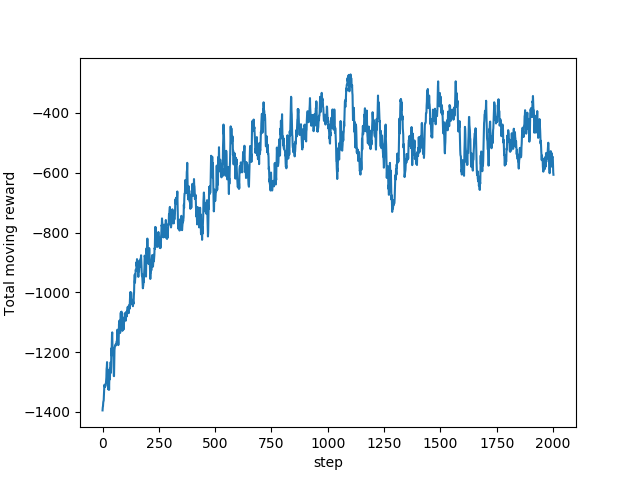

Python code for this plot:
"""
Asynchronous Advantage Actor Critic (A3C) + RNN with continuous action space, Reinforcement Learning
"""


import tensorflow as tf
import multiprocessing
import threading
import matplotlib.pyplot as plt
import numpy as np
import gym 
import os
import shutil

GAME = 'Pendulum-v0'
OUTPUT_GRAPH=True
LOG_DIR='./log'
N_WORKERS = multiprocessing.cpu_count()
MAX_GLOBAL_EP = 2000
MAX_EP_STEP = 200
GLOBAL_NET_SCOPE = 'GlobalNet'
UPDATE_GLOBAL_ITER = 10
GAMMA = 0.9
ENTROPY_BETA = 0.01
LR_A = 0.0001
LR_C = 0.001
GLOBAL_RUNNING_R = []
GLOBAL_EP = 0

RNN_CELL_SIZE = 64

env = gym.make(GAME)
N_S, N_A = env.observation_space.shape[0], env.action_space.shape[0]
A_BOUND = [env.action_space.low, env.action_space.high]
print(N_S, N_A, A_BOUND)
class A3CNet:
    def __init__(self, scope, globalA3C=None):
        if scope == GLOBAL_NET_SCOPE:
            with tf.variable_scope(scope):
                self.s = tf.placeholder(tf.float32, [None, N_S], 'S')
                self.a_params, self.c_params = self._build_net(scope)[-2:]
        else:
            with tf.variable_scope(scope):
                self.s = tf.placeholder(tf.float32,[None, N_S], 'S')
                self.a_his = tf.placeholder(tf.float32, [None,N_A], 'A')
                self.v_target = tf.placeholder(tf.float32, [None,1], 'Vtarget')

                mu, sigma, self.v, self.a_params, self.c_params = self._build_net(scope)

                td = tf.subtract(self.v_target, self.v, name='TD_error')
                with tf.name_scope('c_loss'):
                    self.c_loss = tf.reduce_mean(tf.square(td))

                with tf.name_scope('wrap_a_out'):
                    mu, sigma = mu*A_BOUND[1], sigma + 1e-4
                normal_dist = tf.distributions.Normal(mu, sigma)

                with tf.name_scope('a_loss'):
                    log_prob = normal_dist.log_prob(self.a_his)
                    exp_v = log_prob * tf.stop_gradient(td)
                    # encourage exploration, 类似于Q-Learning中随机选择还是选择最大值
                    entropy = normal_dist.entropy()
                    self.exp_v = ENTROPY_BETA * entropy + exp_v
                    self.a_loss = tf.reduce_mean(-self.exp_v)

                with tf.name_scope('choose_a'):
                    self.A = tf.clip_by_value(tf.squeeze(normal_dist.sample(1),axis=[0,1]), A_BOUND[0], A_BOUND[1])

                with tf.name_scope('local_grad'):
                    self.a_grads = tf.gradients(self.a_loss, self.a_params)
                    self.c_grads = tf.gradients(self.c_loss, self.c_params)
            
            with tf.name_scope('sync'):
                with tf.name_scope('pull'):
                    self.pull_a_params_op = [l_p.assign(g_p) for l_p, g_p in zip(self.a_params, globalA3C.a_params)]
                    self.pull_c_params_op = [l_p.assign(g_p) for l_p, g_p in zip(self.c_params, globalA3C.c_params)]

                with tf.name_scope('push'):
                    self.update_a_op = OPT_A.apply_gradients(zip(self.a_grads, globalA3C.a_params))
                    self.update_c_op = OPT_C.apply_gradients(zip(self.c_grads, globalA3C.c_params))

    def _build_net(self, scope):
        w_init = tf.random_normal_initializer(0., .1)

        with tf.variable_scope('critic'):
            cell_size = RNN_CELL_SIZE
            # [time_step, feature] -> [time_step, batch, feature] batach_size 为1
            s = tf.expand_dims(self.s, axis=1, name='timely_input')
            
            rnn_cell = tf.contrib.rnn.BasicRNNCell(cell_size)
            self.init_state = rnn_cell.zero_state(batch_size=1, dtype=tf.float32)
            outputs, self.final_state = tf.nn.dynamic_rnn(
                    cell=rnn_cell, inputs=s, initial_state=self.init_state,
                    time_major=True)
            #joined state representation [time_step, batch, feature] -> [-1, feature]
            cell_out = tf.reshape(outputs, [-1, cell_size], name='flatten_rnn_outputs')

            l_c = tf.layers.dense(cell_out, 100, tf.nn.relu6, kernel_initializer=w_init, name='lc')
            v = tf.layers.dense(l_c, 1, kernel_initializer=w_init, name='v')


        # state representation is based on critic
        with tf.variable_scope('actor'):
            l_a = tf.layers.dense(cell_out, 200, tf.nn.relu6, kernel_initializer=w_init, name='la')
            mu = tf.layers.dense(l_a, N_A, tf.nn.tanh, kernel_initializer=w_init, name='mu')
            sigma = tf.layers.dense(l_a, N_A, tf.nn.softplus, kernel_initializer=w_init, name='sigma')

        a_params = tf.get_collection(tf.GraphKeys.TRAINABLE_VARIABLES, scope=scope+'/actor')
        c_params = tf.get_collection(tf.GraphKeys.TRAINABLE_VARIABLES, scope=scope+'/critic')
        return mu, sigma, v, a_params, c_params

    def update_global(self, feed_dict):
        SESS.run([self.update_a_op, self.update_c_op], feed_dict)

    def pull_global(self):
        SESS.run([self.pull_a_params_op, self.pull_c_params_op])

    def choose_action(self, s, cell_state):
        s = s[np.newaxis,:]
        action, cell_state = SESS.run([self.A,self.final_state],{self.s:s,self.init_state:cell_state})
        return action, cell_state


class Worker:
    def __init__(self, name, globalA3C):
        self.env = gym.make(GAME).unwrapped
        self.name = name
        self.A3C = A3CNet(name, globalA3C)

    def work(self):
        global GLOBAL_RUNNING_R, GLOBAL_EP
        total_step = 1
        buffer_s, buffer_a, buffer_r = [], [], []
        while not COORD.should_stop() and GLOBAL_EP < MAX_GLOBAL_EP:
            s = self.env.reset()
            ep_r = 0
            # zero rnn state at begining 
            rnn_state = SESS.run(self.A3C.init_state)
            # keep rnn state for updating global net
            keep_state = rnn_state.copy()
            for ep_t in range(MAX_EP_STEP):
                a, rnn_state_ = self.A3C.choose_action(s, rnn_state)
                s_, r, done, info = self.env.step(a)
                done = True if ep_t == MAX_EP_STEP - 1 else False

                ep_r += r
                buffer_s.append(s)
                buffer_a.append(a)
                buffer_r.append((r+8)/8) # normalize
                
                # update global and assign to local net
                if total_step % UPDATE_GLOBAL_ITER == 0 or done:
                    if done:
                        v_s_ = 0
                    else:
                        v_s_ = SESS.run(self.A3C.v, {self.A3C.s:s_[np.newaxis,:], self.A3C.init_state: rnn_state})[0,0]

                    buffer_v_target = []
                    # 进行 n_steps forward view
                    for r in buffer_r[::-1]:
                        v_s_ = r + GAMMA*v_s_
                        buffer_v_target.append(v_s_)
                    buffer_v_target.reverse()

                    buffer_s, buffer_a, buffer_v_target = np.vstack(buffer_s), np.vstack(buffer_a), np.vstack(buffer_v_target)
                    feed_dict = {
                        self.A3C.s : buffer_s,
                        self.A3C.a_his: buffer_a,
                        self.A3C.v_target:buffer_v_target,
                        self.A3C.init_state: keep_state,
                    }
                    self.A3C.update_global(feed_dict)
                    buffer_s, buffer_a, buffer_r = [], [], []
                    self.A3C.pull_global() 
                    # replace the keep_state as the initial rnn_stat_
                    keep_state = rnn_state_.copy()

                s = s_
                total_step += 1
                # rennew rnn state
                rnn_state = rnn_state_
                if done:
                    if  len(GLOBAL_RUNNING_R) == 0:
                        GLOBAL_RUNNING_R.append(ep_r)
                    else:
                        GLOBAL_RUNNING_R.append(0.9*GLOBAL_RUNNING_R[-1] + 0.1*ep_r)
                    print(self.name,
                        "Ep:", GLOBAL_EP,
                        "| Ep_r: %i"%GLOBAL_RUNNING_R[-1])
                    GLOBAL_EP += 1
                    break

if __name__ == "__main__":
    SESS = tf.Session()

    with tf.device("/cpu:0"):
        OPT_A = tf.train.RMSPropOptimizer(LR_A, name='RMSPropA')
        OPT_C = tf.train.RMSPropOptimizer(LR_C, name='RMSPropC')
        GLOBAL_A3C = A3CNet(GLOBAL_NET_SCOPE)

        workers = []
        for i in range(N_WORKERS):
            i_name = 'W_%i'%i
            workers.append(Worker(i_name, GLOBAL_A3C))

    COORD = tf.train.Coordinator()
    SESS.run(tf.global_variables_initializer())

    if OUTPUT_GRAPH:
        if os.path.exists(LOG_DIR):
            shutil.rmtree(LOG_DIR)
        tf.summary.FileWriter(LOG_DIR, SESS.graph)

    worker_threads = []
    for worker in workers:
        job = lambda: worker.work()
        t = threading.Thread(target = job)
        t.start()
        worker_threads.append(t)
    COORD.join(worker_threads)

    plt.plot(np.arange(len(GLOBAL_RUNNING_R)), GLOBAL_RUNNING_R)
    plt.xlabel('step')
    plt.ylabel('Total moving reward')
    plt.show()
